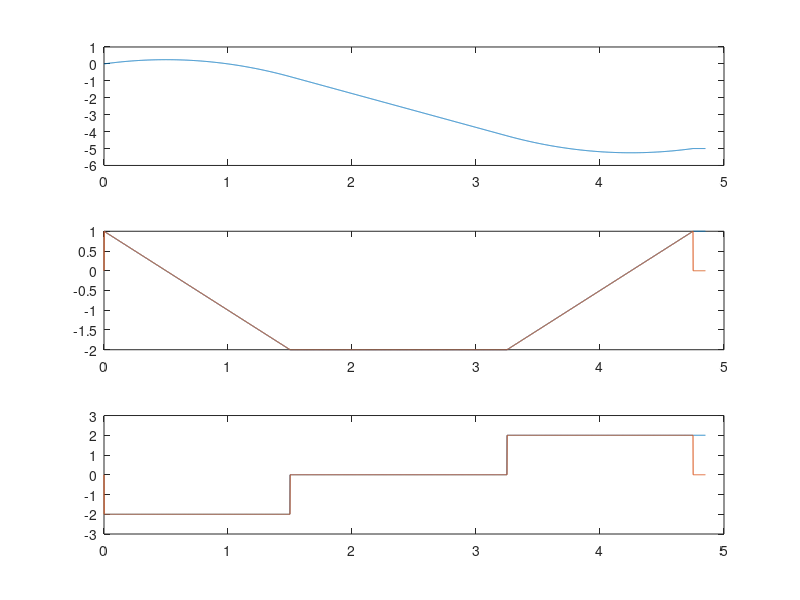

Reproduce this figure in MATLAB.
% checking the math for the trapezoidal trajectory

amax = 2;
vmax = 2;
p0 = 0;
p3 = -5;
v0 = 1;
v3 = 1;

v0 = min(max(v0,-vmax),vmax);
v3 = min(max(v3,-vmax),vmax);
dp = p3-p0;
dv = v3-v0;

%roots([amax 2*v0 -dp-v0*dv/amax-dv^2/2/amax])
%roots([-amax 2*v0 -dp+v0*dv/amax+dv^2/2/amax])

c = struct;
c.v0 = v0;
c.p0 = p0;
t3sol = inf;
for a = [-amax,amax]
    s = 4*v0^2 + 4*(dp*a+(v0+v3)*dv/2);
    if (s > 0)
        for q = [-1,1]        
            t1 = (-2*v0 + q*sqrt(s))/2/a;
            if (t1 > 0)
                t3 = 2*t1-dv/a;
                if (t3 > 0)
                    if (t3 < t3sol)
                        t3sol = t3;
                        c.t1 = t1;
                        c.t3 = t3;
                        c.a = a;
                    end
                end
            end
        end
    end
end

if (abs(c.v0+c.a*c.t1) < vmax)
    % pyramid velocity
    c.t2 = c.t1;
else
    % trapezoidal velocity
    q = sign(c.v0+c.a*c.t1);
    vsat = q*vmax;
    tp = c.t1;
    c.t1 = (vsat - v0)/c.a; 
    % the distance traveled in the original trajectory when v was overspeed
    xtrap = 2*(tp-c.t1)*(vsat+.5*c.a*(tp-c.t1));
    c.t2 = c.t1 + xtrap/vsat;
    c.t3 = c.t3-2*tp+c.t1+c.t2;
end

c

time = (0:.001:c.t3+.1)';
x = zeros(size(time));
v = zeros(size(time));
a = zeros(size(time));

for i = 1:length(time)
    t = time(i);
    if (t > c.t3)
        t = c.t3;
    end
    if (t < c.t1)
        x(i) = c.p0 + c.v0*t + .5*c.a*t*t;
        v(i) = c.v0 + c.a*t;
        a(i) = c.a;
    elseif (t < c.t2) 
        x(i) = c.p0 + c.v0*c.t1 + .5*c.a*c.t1*c.t1 + (c.v0 + c.a*c.t1)*(t-c.t1);
        v(i) = (c.v0+c.a*c.t1);
        a(i) = 0;
    else
        x(i) = c.p0 + c.v0*c.t1 + .5*c.a*c.t1*c.t1 + (c.v0 + c.a*c.t1)*(t-c.t1) - .5*c.a*(t-c.t2)*(t-c.t2);
        v(i) = (c.v0+c.a*c.t1) - c.a*(t-c.t2);
        a(i) = -c.a;
    end
end
v2 = [0;diff(x)./diff(time)];
a2 = [0;diff(v)./diff(time)];

figure(1); clf;
subplot(3,1,1);
plot(time,x);
subplot(3,1,2);
plot(time,[v,v2]);
subplot(3,1,3);
plot(time,[a,a2]);
ylim(1.5*[-abs(c.a) abs(c.a)]);
